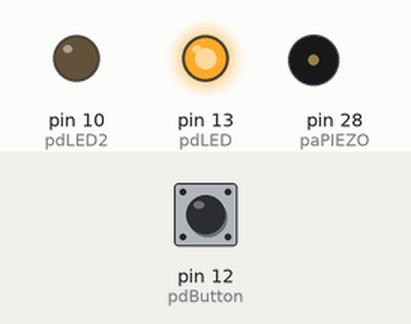
The sketch below on a simulated Teensy 4. Shown: output pins drawn as LEDs (lit = HIGH), buzzer (waves = sounding). The test bench sets the inputs (shaded band); at power-on: pin 12 (pdButton) LOW. What the sketch prints to the serial monitor is not drawn.

Above: at 3.2 s.
3.3 s: pin 12 (pdButton) pulled HIGH for 0.15 s
At 4.4 s:
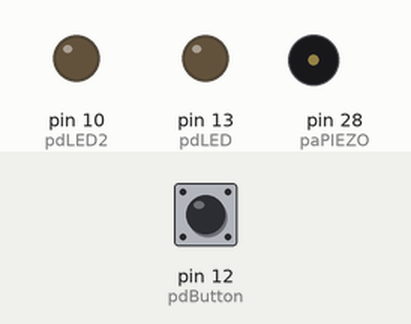
6.3 s: pin 12 (pdButton) pulled HIGH for 1 s
At 7.1 s:
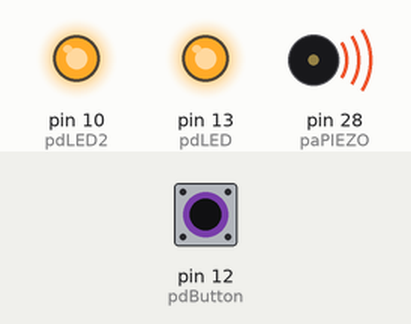
9.3 s: pin 12 (pdButton) pulled HIGH for 0.15 s
At 11.5 s:
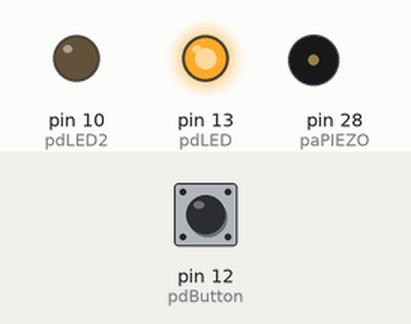
12.4 s: pin 12 (pdButton) pulled HIGH for 3.2 s
At 13.5 s:
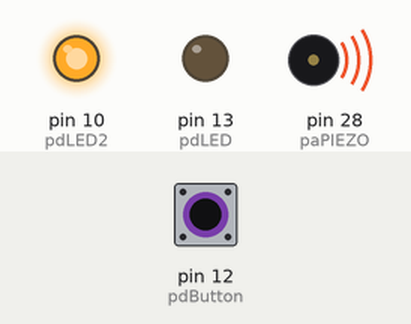
18.6 s: pin 12 (pdButton) pulled HIGH for 0.15 s
At 20.4 s:
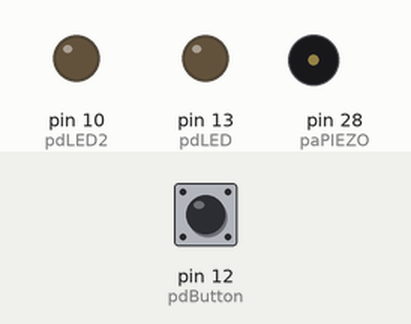
21.6 s: pin 12 (pdButton) pulled HIGH for 0.15 s
At 23.2 s:
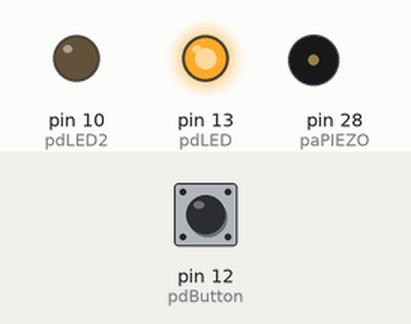
Timing chart, 0 to 25.5 s (numbered marks = the images above; inputs shaded):
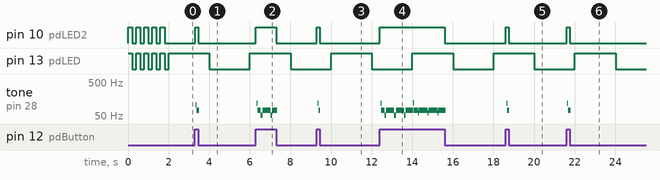

The sketch:

direct_digital_synthesis.ino
```cpp
// Direct Digital Synthesis for Arduino / Teensy
// Charles B. Malloch, PhD
// 2016-02-04

enum { BAUDRATE = 115200 };
enum { pdLED2   = 10 };
enum { pdButton = 12 };
enum { pdLED    = 13 };
enum { paPIEZO  = A14 };  // max is 4096

// initialize waveTable to square wave
int waveTable [ ] = {    0,    0,    0,    0,    0,    0,    0,    0,
                         0,    0,    0,    0,    0,    0,    0,    0,
                      4095, 4095, 4095, 4095, 4095, 4095, 4095, 4095,
                      4095, 4095, 4095, 4095, 4095, 4095, 4095, 4095  };
int waveTableLen;

const unsigned long sampleRate_us = 1e6 / ( 440 * 32 );
// const unsigned long sampleRate_us = 1e6 * 8 / ( 32 );

enum { bufLen = 80 };
int bufPtr = 0;
char strBuf [bufLen];

void setup () {

  Serial.begin( BAUDRATE );

  pinMode ( pdLED2, OUTPUT );
  pinMode ( pdButton, INPUT );
  pinMode ( pdLED, OUTPUT );

  for ( int i = 0; i < 5; i++ ) {
    digitalWrite ( pdLED, 1 );
    digitalWrite ( pdLED2, 1 );
    delay ( 200 );
    digitalWrite ( pdLED, 0 );
    digitalWrite ( pdLED2, 0 );
    delay ( 200 );
  }

  while ( ( millis() < 5000 ) && !Serial ) {
    delay ( 500 );
  }

  analogWriteResolution(12);
  waveTableLen = sizeof ( waveTable ) / sizeof ( int );
  initializeWaveTable ( waveTable, waveTableLen );

  Serial.println ( "direct_digital_synthesis v0.01 2016-02-04" );

  for ( int i = 0; i < waveTableLen; i++ ) {
    Serial.print ( i ); Serial.print ( ": " ); Serial.println ( waveTable [ i ] );
  }
}

void loop () {
  const unsigned long blinkInterval_ms = 2000;
  static unsigned long lastBlinkAt_ms = 0;
  static int waveTableIndex = 0;


  if ( ( millis() - lastBlinkAt_ms ) > blinkInterval_ms ) {
    LEDToggle ();
    lastBlinkAt_ms = millis();
  }

  if ( digitalRead ( pdButton ) ) {
    digitalWrite ( pdLED2, 1 );
    analogWrite ( paPIEZO, waveTable [ waveTableIndex++ ] );
    waveTableIndex = ( waveTableIndex >= waveTableLen ) ? 0 : ( waveTableIndex + 1 );
    delayMicroseconds ( sampleRate_us );
  } else {
    digitalWrite ( pdLED2, 0 );
  }

}

void initializeWaveTable ( int waveTable[], int waveTableLen ) {
  float phase = 0;
  float deltaPhase = 2.0 * 3.14159265358979 / float ( waveTableLen );
  for ( int i = 0; i < waveTableLen; i++ ) {
    waveTable [ i ] = 2048 + int ( 2047.0 * cos ( phase ) );
    phase += deltaPhase;
  }
}


void LEDToggle() {
  digitalWrite( pdLED, 1 - digitalRead ( pdLED ) );
}
```

Measured:
- after the input at 3.3 s, pin 10 (pdLED2): LOW → HIGH at once, → LOW 0.15 s later; tone on pin 28 (paPIEZO): silent → 106 Hz at once, → 74 Hz 0.04 s later, → silent 0.12 s later
- after the input at 6.3 s, pin 10 (pdLED2): LOW → HIGH at once, → LOW 1.0 s later; tone on pin 28 (paPIEZO): plays 119 Hz for 0.04 s, 74 Hz for 0.16 s, 52 Hz for 0.08 s, 74 Hz for 0.40 s, 52 Hz for 0.08 s, 74 Hz for 0.24 s, starting after 0.05 s
- after the input at 9.3 s, pin 10 (pdLED2): LOW → HIGH at once, → LOW 0.15 s later; tone on pin 28 (paPIEZO): silent → 119 Hz after 0.05 s, → 74 Hz 0.04 s later, → silent 0.08 s later
- after the input at 12.4 s, pin 10 (pdLED2): LOW → HIGH at once, → LOW 3.2 s later; tone on pin 28 (paPIEZO): plays 119 Hz for 0.04 s, 74 Hz for 0.16 s, 52 Hz for 0.08 s, 74 Hz for 0.40 s, 52 Hz for 0.08 s, 74 Hz for 0.40 s … (16 notes in this stretch), starting after 0.05 s
- after the input at 18.6 s, pin 10 (pdLED2): LOW → HIGH at once, → LOW 0.15 s later; tone on pin 28 (paPIEZO): silent → 119 Hz after 0.05 s, → 74 Hz 0.04 s later, → silent 0.08 s later
- after the input at 21.6 s, pin 10 (pdLED2): LOW → HIGH at once, → LOW 0.15 s later; tone on pin 28 (paPIEZO): silent → 119 Hz after 0.05 s, → 74 Hz 0.04 s later, → silent 0.12 s later
